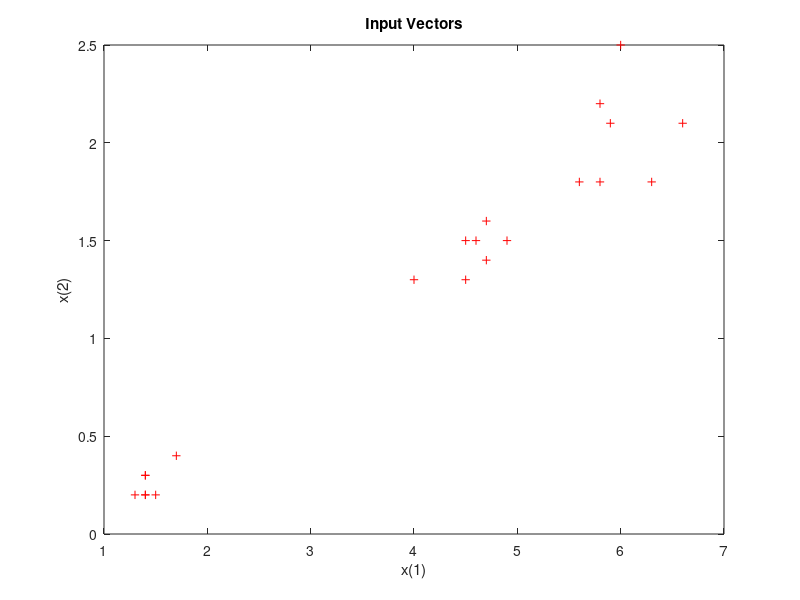

Reproduce this figure in MATLAB. (Note: this script raises an error after producing the figure.)
% Create inputs X.
close all; clear all; clc;
x =[5.2 4.9 4.7 4.6 5.0 5.4 4.6   7.0 6.4 6.9 5.5 6.5 5.7 6.3   6.3 6.7 7.1 6.3 6.5 7.6 7.3;
    3.5 3.0 3.2 3.1 3.6 3.9 3.4   3.2 3.2 3.1 2.3 2.8 2.8 3.3   3.3 2.5 3.0 2.9 3.0 3.0 2.9;
    1.4 1.4 1.3 1.5 1.4 1.7 1.4   4.7 4.5 4.9 4.0 4.6 4.5 4.7   6.0 5.8 5.9 5.6 5.8 6.6 6.3;
    0.2 0.2 0.2 0.2 0.3 0.4 0.3   1.4 1.5 1.5 1.3 1.5 1.3 1.6   2.5 1.8 2.1 1.8 2.2 2.1 1.8];
% Plot inputs X.
plot(x(3,:),x(4,:),'+r');
title('Input Vectors');
xlabel('x(1)');
ylabel('x(2)');
net = competlayer(3,.2);

w = eye(4,2)
plot(x(3,:),x(4,:),'+r');
hold on;

net.trainParam.epochs = 77;
net = train(net,x);
w = net.IW{1};
plot(w(:,3),w(:,4),'ob');
x1 = [0; 0.2;0;0];
y = net(x1)